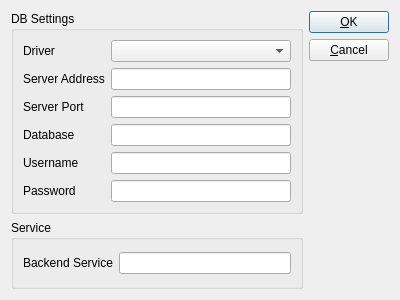
<?xml version="1.0" encoding="UTF-8"?>
<ui version="4.0">
 <class>DialogSettings</class>
 <widget class="QDialog" name="DialogSettings">
  <property name="geometry">
   <rect>
    <x>0</x>
    <y>0</y>
    <width>400</width>
    <height>300</height>
   </rect>
  </property>
  <property name="windowTitle">
   <string>Settings</string>
  </property>
  <layout class="QHBoxLayout" name="horizontalLayout_2">
   <item>
    <layout class="QVBoxLayout" name="verticalLayout">
     <item>
      <widget class="QGroupBox" name="groupBox">
       <property name="title">
        <string>DB Settings</string>
       </property>
       <layout class="QFormLayout" name="formLayout">
        <item row="0" column="0">
         <widget class="QLabel" name="label">
          <property name="text">
           <string>Driver</string>
          </property>
         </widget>
        </item>
        <item row="0" column="1">
         <widget class="QComboBox" name="comboBox_driver"/>
        </item>
        <item row="1" column="0">
         <widget class="QLabel" name="label_2">
          <property name="text">
           <string>Server Address</string>
          </property>
         </widget>
        </item>
        <item row="1" column="1">
         <widget class="QLineEdit" name="lineEdit_Host"/>
        </item>
        <item row="2" column="0">
         <widget class="QLabel" name="label_3">
          <property name="text">
           <string>Server Port</string>
          </property>
         </widget>
        </item>
        <item row="2" column="1">
         <widget class="QLineEdit" name="lineEdit_Port"/>
        </item>
        <item row="3" column="0">
         <widget class="QLabel" name="label_6">
          <property name="text">
           <string>Database</string>
          </property>
         </widget>
        </item>
        <item row="3" column="1">
         <widget class="QLineEdit" name="lineEdit_Database"/>
        </item>
        <item row="4" column="0">
         <widget class="QLabel" name="label_4">
          <property name="text">
           <string>Username</string>
          </property>
         </widget>
        </item>
        <item row="4" column="1">
         <widget class="QLineEdit" name="lineEdit_Username"/>
        </item>
        <item row="5" column="0">
         <widget class="QLabel" name="label_5">
          <property name="text">
           <string>Password</string>
          </property>
         </widget>
        </item>
        <item row="5" column="1">
         <widget class="QLineEdit" name="lineEdit_Password">
          <property name="echoMode">
           <enum>QLineEdit::Password</enum>
          </property>
         </widget>
        </item>
       </layout>
      </widget>
     </item>
     <item>
      <widget class="QGroupBox" name="groupBox_2">
       <property name="title">
        <string>Service</string>
       </property>
       <layout class="QHBoxLayout" name="horizontalLayout">
        <item>
         <widget class="QLabel" name="label_7">
          <property name="text">
           <string>Backend Service</string>
          </property>
         </widget>
        </item>
        <item>
         <widget class="QLineEdit" name="lineEdit_BkServer">
          <property name="echoMode">
           <enum>QLineEdit::Normal</enum>
          </property>
         </widget>
        </item>
       </layout>
      </widget>
     </item>
    </layout>
   </item>
   <item>
    <layout class="QVBoxLayout" name="verticalLayout_3">
     <item>
      <layout class="QVBoxLayout" name="verticalLayout_2">
       <item>
        <widget class="QPushButton" name="pushButton_ok">
         <property name="text">
          <string>&amp;OK</string>
         </property>
        </widget>
       </item>
       <item>
        <widget class="QPushButton" name="pushButton_cancel">
         <property name="text">
          <string>&amp;Cancel</string>
         </property>
        </widget>
       </item>
      </layout>
     </item>
     <item>
      <spacer name="verticalSpacer">
       <property name="orientation">
        <enum>Qt::Vertical</enum>
       </property>
       <property name="sizeHint" stdset="0">
        <size>
         <width>20</width>
         <height>40</height>
        </size>
       </property>
      </spacer>
     </item>
    </layout>
   </item>
  </layout>
 </widget>
 <resources/>
 <connections/>
</ui>
